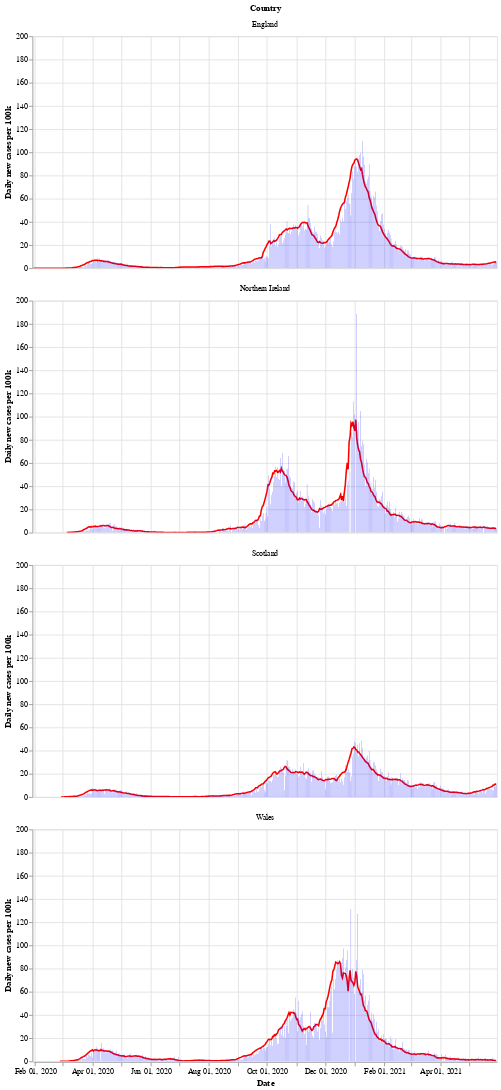

Here is the notebook cell this chart was saved with:
### Markdown cell above
Next is a bar chart of the number of new cases in each country (per 100k population), with the 7 day moving average of cases. Again we see that Wales saw a longer period of raising and falling cases compared to the other countries.

After a period of cases falling, each nation is now seeing a rise in the number of cases - especially in Wales.

### Code cell
# collapse
bars = alt.Chart(uk_cases).mark_bar().encode(
    x=alt.X("yearmonthdate(date):T", axis=alt.Axis(title='Date')),
    y=alt.Y("newCasesRate:Q", axis=alt.Axis(title='Daily new cases per 100k')),
    tooltip='newCasesRate',
    color=alt.condition(
        alt.datum.dailyChange > 0,
        alt.value("orange"),  # The positive color
        alt.value("blue")  # The negative color
    )
).properties(title='New cases per 100k population with rolling 7 day average', width=600).interactive()
line = alt.Chart(uk_cases).mark_line(
    color='red',
    size=2,
).transform_window(
    rolling_mean='mean(newCasesRate)',
    frame=[0, 7],
    groupby=['areaName']
).encode(
    x='yearmonthdate(date):T',
    y='rolling_mean:Q'
)
alt.layer(line, bars, data=uk_cases).facet(alt.Row('areaName', title='Country'), columns=1)

### Figure 1 — Vega-Lite specification as saved in the notebook (floating-point values rounded to 4 significant figures; data arrays with more than 128 entries replaced by an {"elided": "..."} marker saying what was removed)
{"config": {"view": {"continuousWidth": 400, "continuousHeight": 300}}, "data": {"name": "data-daaeb8c724718c518f91731a12430f5b"}, "facet": {"type": "nominal", "field": "areaName", "title": "Country"}, "spec": {"layer": [{"mark": {"type": "line", "color": "red", "size": 2}, "encoding": {"x": {"type": "temporal", "field": "date", "timeUnit": "yearmonthdate"}, "y": {"type": "quantitative", "field": "rolling_mean"}}, "transform": [{"window": [{"op": "mean", "field": "newCasesRate", "as": "rolling_mean"}], "frame": [0, 7], "groupby": ["areaName"]}]}, {"mark": "bar", "encoding": {"color": {"condition": {"value": "orange", "test": "(datum.dailyChange > 0)"}, "value": "blue"}, "tooltip": {"type": "quantitative", "field": "newCasesRate"}, "x": {"type": "temporal", "axis": {"title": "Date"}, "field": "date", "timeUnit": "yearmonthdate"}, "y": {"type": "quantitative", "axis": {"title": "Daily new cases per 100k"}, "field": "newCasesRate"}}, "selection": {"selector002": {"type": "interval", "bind": "scales", "encodings": ["x", "y"]}}, "title": "New cases per 100k population with rolling 7 day average", "width": 600}]}, "columns": 1, "$schema": "https://vega.github.io/schema/vega-lite/v4.8.1.json", "datasets": {"data-daaeb8c724718c518f91731a12430f5b": {"elided": "1852 records"}}}
